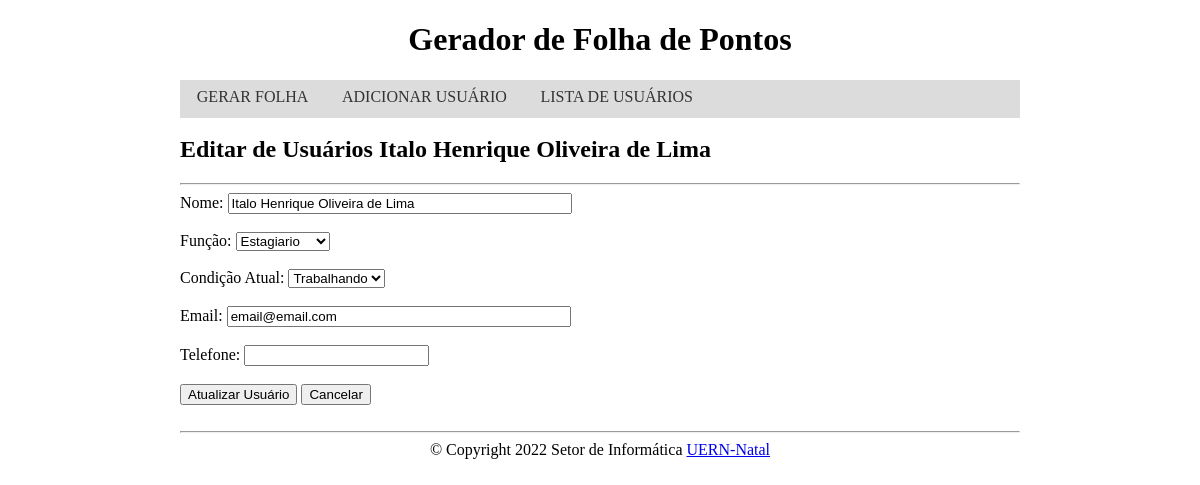
/edita_usuario.php?editar=2, run on the app's committed database.
### tables this page shows
CREATE TABLE `usuarios` (
  `id` int(11) NOT NULL,
  `nome` varchar(100) NOT NULL,
  `funcao` varchar(45) DEFAULT NULL,
  `condicao` varchar(45) DEFAULT NULL,
  `email` varchar(100) DEFAULT NULL,
  `telefone` varchar(15) DEFAULT NULL
);

### DB/conexao.php (called while the page is built, shortened)
<?php
    Class Consulta {
        private $DB = 'mysql:host=127.0.0.1;dbname=GFP';
        private $usuarioDB = 'root';
        private $senhaDB = '';
        private $pdo;
        public function __construct() {
            try {
                $this->pdo = new PDO($this->DB, $this->usuarioDB, $this->senhaDB);
                $this->pdo->setAttribute(PDO::ATTR_ERRMODE, PDO::ERRMODE_EXCEPTION);
            } catch(PDOException $e) {
                echo 'DB Erro: '.$e->getMessage();
            }
        }
        public function buscarUsuario($id) {
            try {
                $select = $this->pdo->query("SELECT * FROM usuarios WHERE id = '$id'");
                $usuario = $select->fetch(PDO::FETCH_ASSOC);
            } catch(PDOException $e) {
                echo 'DB Erro: '.$e->getMessage();
            }
            return $usuario;
        }
    }
?>

### edita_usuario.php (the view, shortened to what this page needs)
<?php
    include 'DB/conexao.php';
    $consulta = new Consulta();
    if(isset($_GET["editar"])) {
        $id = $_GET["editar"];
        $usuario = $consulta->buscarUsuario($id);
        if($usuario) {
            $nome = $usuario['nome'];
            $funcao = $usuario['funcao'];
            $condicao = $usuario['condicao'];
            $email = $usuario['email'];
            $telefone = $usuario['telefone'];
        } else
            echo "<script>usuarioNaoEncontrado()</script>";
        echo "<h2>Editar de Usuários $nome</h2>";
    }
?>
<form method="POST" autocomplete="off">
    <hr>
    <label>Nome:</label>
    <input type="text" name="nome" value="<?= $nome ?>" pattern="[A-Za-záàâãéèêíïóôõöúçñÁÀÂÃÉÈÍÏÓÔÕÖÚÇÑ ]+$" required>
    <br><br>
    <label>Função:</label>
    <select name="funcao">
        <option value="<?= $funcao ?>" selected><?= $funcao ?></option>
    </select>
    <br><br>
    <label>Condição Atual:</label>
    <select name="condicao">
        <option value="<?= $condicao ?>" selected><?= $condicao ?></option>
    </select>
    <br><br>
    <label>Email:</label>
    <input type="text" name="email" value="<?= $email ?>">
    <br><br>
    <label>Telefone:</label>
    <input type="tel" name="telefone" id="telefone" maxlength="15" value="<?= $telefone ?>">
    <br><br>
    <input type="submit" name="atualizar" value="Atualizar Usuário">
    <input type='submit' name='cancelar' value='Cancelar'>
</form>

### frontend/estilo.css (style rules this page uses)
h1, h3 { text-align: center; }
body { padding: 0%; margin: 0%; }
input[type=text] { width: 40%; }
footer { text-align: center; }
.corpo { margin: 0% auto; width: 70%; }
.menu ul { background-color: gainsboro; float: left; width: 100%; padding: 0%; margin: 0%; }
.menu ul li { display: inline; }
.menu ul li a { border-bottom: solid gainsboro; text-decoration: none; padding: 1% 2%; color: #333; float:left; }

### data on the page
usuarios: nome "Italo Henrique Oliveira de Lima", funcao "Estagiario", condicao "Trabalhando", email "email@email.com"
